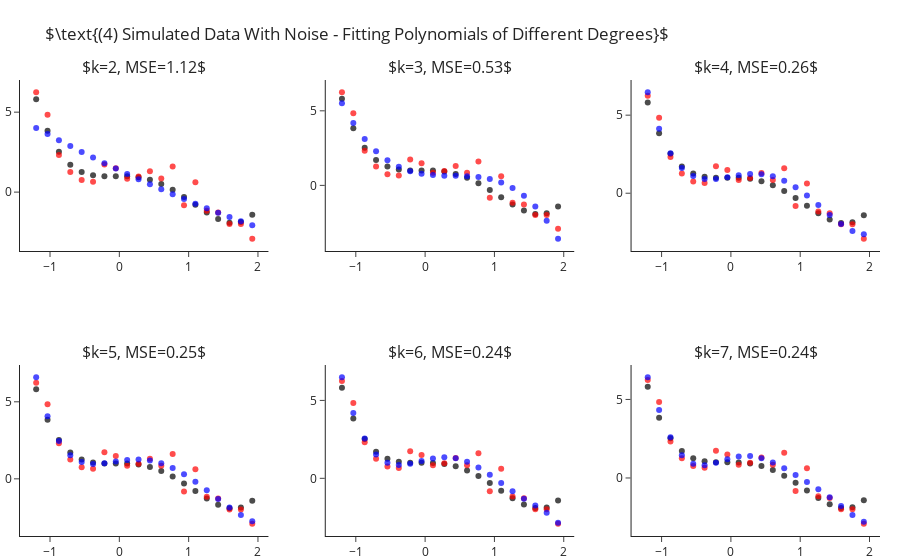

Source (notebook cell):
### Markdown cell above
## Fitting Polynomial Of Different Degrees - With Sample Noise

Still fitting for different values of $k$, let us add some standard Gaussian noise (i.e. $\mathcal{N}\left(0,1\right)$).
This time we observe two things:
- Even for the correct $k=4$ model we are not able to achieve zero MSE.
- As we increase $4<k\rightarrow 7$ we manage to decrease the error more and more.

### Code cell
y = y_ + np.random.normal(size=len(y_))

ks = range(2, 8)
fig = make_subplots(2, 3, subplot_titles=list(ks))
for i, k in enumerate(ks):
    r,c = i//3+1, i%3+1 
    
    y_hat = make_pipeline(PolynomialFeatures(k), LinearRegression(fit_intercept=False)).fit(X, y).predict(X)
    fig.add_traces([go.Scatter(x=x, y=y_, mode="markers", name="Real Points",  marker=dict(color="black", opacity=.7), showlegend=False),
                    go.Scatter(x=x, y=y, mode="markers", name="Observed Points",  marker=dict(color="red", opacity=.7), showlegend=False), 
                    go.Scatter(x=x, y=y_hat, mode="markers", name="Predicted Points",  marker=dict(color="blue", opacity=.7), showlegend=False)], rows=r, cols=c)
    fig["layout"]["annotations"][i]["text"] = rf"$k={{0}}, MSE={{1}}$".format(k, round(np.mean((y-y_hat)**2), 2))

fig.update_layout(title=r"$\text{(4) Simulated Data With Noise - Fitting Polynomials of Different Degrees}$", margin=dict(t=80)).show()

### Figure 1 — Plotly figure (JSON) as saved in the notebook; plotly's stock layout.template omitted (floating-point values rounded to 4 significant figures)
{"data": [{"marker": {"color": "black", "opacity": 0.7}, "mode": "markers", "name": "Real Points", "showlegend": false, "type": "scatter", "x": [-1.2, -1.036, -0.8718, -0.7077, -0.5436, -0.3795, -0.2154, -0.05128, 0.1128, 0.2769, 0.441, 0.6051, 0.7692, 0.9333, 1.097, 1.262, 1.426, 1.59, 1.754, 1.918], "xaxis": "x", "y": [5.81, 3.838, 2.523, 1.709, 1.261, 1.058, 0.9989, 0.999, 0.9909, 0.9251, 0.769, 0.5078, 0.1439, -0.3028, -0.7951, -1.278, -1.68, -1.912, -1.866, -1.418], "yaxis": "y"}, {"marker": {"color": "red", "opacity": 0.7}, "mode": "markers", "name": "Observed Points", "showlegend": false, "type": "scatter", "x": [-1.2, -1.036, -0.8718, -0.7077, -0.5436, -0.3795, -0.2154, -0.05128, 0.1128, 0.2769, 0.441, 0.6051, 0.7692, 0.9333, 1.097, 1.262, 1.426, 1.59, 1.754, 1.918], "xaxis": "x", "y": [6.242, 4.837, 2.317, 1.26, 0.755, 0.6546, 1.732, 1.49, 0.8431, 0.9714, 1.298, 0.8453, 1.607, -0.8235, 0.6187, -1.163, -1.279, -1.99, -1.99, -2.912], "yaxis": "y"}, {"marker": {"color": "blue", "opacity": 0.7}, "mode": "markers", "name": "Predicted Points", "showlegend": false, "type": "scatter", "x": [-1.2, -1.036, -0.8718, -0.7077, -0.5436, -0.3795, -0.2154, -0.05128, 0.1128, 0.2769, 0.441, 0.6051, 0.7692, 0.9333, 1.097, 1.262, 1.426, 1.59, 1.754, 1.918], "xaxis": "x", "y": [4.013, 3.628, 3.25, 2.88, 2.516, 2.16, 1.811, 1.47, 1.135, 0.8075, 0.4872, 0.1741, -0.1318, -0.4306, -0.7222, -1.007, -1.284, -1.554, -1.817, -2.073], "yaxis": "y"}, {"marker": {"color": "black", "opacity": 0.7}, "mode": "markers", "name": "Real Points", "showlegend": false, "type": "scatter", "x": [-1.2, -1.036, -0.8718, -0.7077, -0.5436, -0.3795, -0.2154, -0.05128, 0.1128, 0.2769, 0.441, 0.6051, 0.7692, 0.9333, 1.097, 1.262, 1.426, 1.59, 1.754, 1.918], "xaxis": "x2", "y": [5.81, 3.838, 2.523, 1.709, 1.261, 1.058, 0.9989, 0.999, 0.9909, 0.9251, 0.769, 0.5078, 0.1439, -0.3028, -0.7951, -1.278, -1.68, -1.912, -1.866, -1.418], "yaxis": "y2"}, {"marker": {"color": "red", "opacity": 0.7}, "mode": "markers", "name": "Observed Points", "showlegend": false, "type": "scatter", "x": [-1.2, -1.036, -0.8718, -0.7077, -0.5436, -0.3795, -0.2154, -0.05128, 0.1128, 0.2769, 0.441, 0.6051, 0.7692, 0.9333, 1.097, 1.262, 1.426, 1.59, 1.754, 1.918], "xaxis": "x2", "y": [6.242, 4.837, 2.317, 1.26, 0.755, 0.6546, 1.732, 1.49, 0.8431, 0.9714, 1.298, 0.8453, 1.607, -0.8235, 0.6187, -1.163, -1.279, -1.99, -1.99, -2.912], "yaxis": "y2"}, {"marker": {"color": "blue", "opacity": 0.7}, "mode": "markers", "name": "Predicted Points", "showlegend": false, "type": "scatter", "x": [-1.2, -1.036, -0.8718, -0.7077, -0.5436, -0.3795, -0.2154, -0.05128, 0.1128, 0.2769, 0.441, 0.6051, 0.7692, 0.9333, 1.097, 1.262, 1.426, 1.59, 1.754, 1.918], "xaxis": "x2", "y": [5.515, 4.181, 3.118, 2.295, 1.681, 1.244, 0.9542, 0.7798, 0.6901, 0.6541, 0.6407, 0.619, 0.558, 0.4266, 0.1939, -0.1712, -0.6996, -1.422, -2.37, -3.575], "yaxis": "y2"}, {"marker": {"color": "black", "opacity": 0.7}, "mode": "markers", "name": "Real Points", "showlegend": false, "type": "scatter", "x": [-1.2, -1.036, -0.8718, -0.7077, -0.5436, -0.3795, -0.2154, -0.05128, 0.1128, 0.2769, 0.441, 0.6051, 0.7692, 0.9333, 1.097, 1.262, 1.426, 1.59, 1.754, 1.918], "xaxis": "x3", "y": [5.81, 3.838, 2.523, 1.709, 1.261, 1.058, 0.9989, 0.999, 0.9909, 0.9251, 0.769, 0.5078, 0.1439, -0.3028, -0.7951, -1.278, -1.68, -1.912, -1.866, -1.418], "yaxis": "y3"}, {"marker": {"color": "red", "opacity": 0.7}, "mode": "markers", "name": "Observed Points", "showlegend": false, "type": "scatter", "x": [-1.2, -1.036, -0.8718, -0.7077, -0.5436, -0.3795, -0.2154, -0.05128, 0.1128, 0.2769, 0.441, 0.6051, 0.7692, 0.9333, 1.097, 1.262, 1.426, 1.59, 1.754, 1.918], "xaxis": "x3", "y": [6.242, 4.837, 2.317, 1.26, 0.755, 0.6546, 1.732, 1.49, 0.8431, 0.9714, 1.298, 0.8453, 1.607, -0.8235, 0.6187, -1.163, -1.279, -1.99, -1.99, -2.912], "yaxis": "y3"}, {"marker": {"color": "blue", "opacity": 0.7}, "mode": "markers", "name": "Predicted Points", "showlegend": false, "type": "scatter", "x": [-1.2, -1.036, -0.8718, -0.7077, -0.5436, -0.3795, -0.2154, -0.05128, 0.1128, 0.2769, 0.441, 0.6051, 0.7692, 0.9333, 1.097, 1.262, 1.426, 1.59, 1.754, 1.918], "xaxis": "x3", "y": [6.465, 4.131, 2.568, 1.608, 1.099, 0.9074, 0.9164, 1.026, 1.155, 1.236, 1.223, 1.084, 0.8045, 0.3889, -0.1429, -0.753, -1.387, -1.972, -2.42, -2.625], "yaxis": "y3"}, {"marker": {"color": "black", "opacity": 0.7}, "mode": "markers", "name": "Real Points", "showlegend": false, "type": "scatter", "x": [-1.2, -1.036, -0.8718, -0.7077, -0.5436, -0.3795, -0.2154, -0.05128, 0.1128, 0.2769, 0.441, 0.6051, 0.7692, 0.9333, 1.097, 1.262, 1.426, 1.59, 1.754, 1.918], "xaxis": "x4", "y": [5.81, 3.838, 2.523, 1.709, 1.261, 1.058, 0.9989, 0.999, 0.9909, 0.9251, 0.769, 0.5078, 0.1439, -0.3028, -0.7951, -1.278, -1.68, -1.912, -1.866, -1.418], "yaxis": "y4"}, {"marker": {"color": "red", "opacity": 0.7}, "mode": "markers", "name": "Observed Points", "showlegend": false, "type": "scatter", "x": [-1.2, -1.036, -0.8718, -0.7077, -0.5436, -0.3795, -0.2154, -0.05128, 0.1128, 0.2769, 0.441, 0.6051, 0.7692, 0.9333, 1.097, 1.262, 1.426, 1.59, 1.754, 1.918], "xaxis": "x4", "y": [6.242, 4.837, 2.317, 1.26, 0.755, 0.6546, 1.732, 1.49, 0.8431, 0.9714, 1.298, 0.8453, 1.607, -0.8235, 0.6187, -1.163, -1.279, -1.99, -1.99, -2.912], "yaxis": "y4"}, {"marker": {"color": "blue", "opacity": 0.7}, "mode": "markers", "name": "Predicted Points", "showlegend": false, "type": "scatter", "x": [-1.2, -1.036, -0.8718, -0.7077, -0.5436, -0.3795, -0.2154, -0.05128, 0.1128, 0.2769, 0.441, 0.6051, 0.7692, 0.9333, 1.097, 1.262, 1.426, 1.59, 1.754, 1.918], "xaxis": "x4", "y": [6.591, 4.058, 2.451, 1.528, 1.087, 0.9578, 1.005, 1.121, 1.225, 1.262, 1.197, 1.013, 0.7104, 0.3006, -0.1932, -0.7408, -1.307, -1.855, -2.347, -2.752], "yaxis": "y4"}, {"marker": {"color": "black", "opacity": 0.7}, "mode": "markers", "name": "Real Points", "showlegend": false, "type": "scatter", "x": [-1.2, -1.036, -0.8718, -0.7077, -0.5436, -0.3795, -0.2154, -0.05128, 0.1128, 0.2769, 0.441, 0.6051, 0.7692, 0.9333, 1.097, 1.262, 1.426, 1.59, 1.754, 1.918], "xaxis": "x5", "y": [5.81, 3.838, 2.523, 1.709, 1.261, 1.058, 0.9989, 0.999, 0.9909, 0.9251, 0.769, 0.5078, 0.1439, -0.3028, -0.7951, -1.278, -1.68, -1.912, -1.866, -1.418], "yaxis": "y5"}, {"marker": {"color": "red", "opacity": 0.7}, "mode": "markers", "name": "Observed Points", "showlegend": false, "type": "scatter", "x": [-1.2, -1.036, -0.8718, -0.7077, -0.5436, -0.3795, -0.2154, -0.05128, 0.1128, 0.2769, 0.441, 0.6051, 0.7692, 0.9333, 1.097, 1.262, 1.426, 1.59, 1.754, 1.918], "xaxis": "x5", "y": [6.242, 4.837, 2.317, 1.26, 0.755, 0.6546, 1.732, 1.49, 0.8431, 0.9714, 1.298, 0.8453, 1.607, -0.8235, 0.6187, -1.163, -1.279, -1.99, -1.99, -2.912], "yaxis": "y5"}, {"marker": {"color": "blue", "opacity": 0.7}, "mode": "markers", "name": "Predicted Points", "showlegend": false, "type": "scatter", "x": [-1.2, -1.036, -0.8718, -0.7077, -0.5436, -0.3795, -0.2154, -0.05128, 0.1128, 0.2769, 0.441, 0.6051, 0.7692, 0.9333, 1.097, 1.262, 1.426, 1.59, 1.754, 1.918], "xaxis": "x5", "y": [6.484, 4.188, 2.554, 1.528, 1.004, 0.8507, 0.9296, 1.11, 1.28, 1.357, 1.292, 1.068, 0.6996, 0.2255, -0.3004, -0.8239, -1.307, -1.751, -2.217, -2.859], "yaxis": "y5"}, {"marker": {"color": "black", "opacity": 0.7}, "mode": "markers", "name": "Real Points", "showlegend": false, "type": "scatter", "x": [-1.2, -1.036, -0.8718, -0.7077, -0.5436, -0.3795, -0.2154, -0.05128, 0.1128, 0.2769, 0.441, 0.6051, 0.7692, 0.9333, 1.097, 1.262, 1.426, 1.59, 1.754, 1.918], "xaxis": "x6", "y": [5.81, 3.838, 2.523, 1.709, 1.261, 1.058, 0.9989, 0.999, 0.9909, 0.9251, 0.769, 0.5078, 0.1439, -0.3028, -0.7951, -1.278, -1.68, -1.912, -1.866, -1.418], "yaxis": "y6"}, {"marker": {"color": "red", "opacity": 0.7}, "mode": "markers", "name": "Observed Points", "showlegend": false, "type": "scatter", "x": [-1.2, -1.036, -0.8718, -0.7077, -0.5436, -0.3795, -0.2154, -0.05128, 0.1128, 0.2769, 0.441, 0.6051, 0.7692, 0.9333, 1.097, 1.262, 1.426, 1.59, 1.754, 1.918], "xaxis": "x6", "y": [6.242, 4.837, 2.317, 1.26, 0.755, 0.6546, 1.732, 1.49, 0.8431, 0.9714, 1.298, 0.8453, 1.607, -0.8235, 0.6187, -1.163, -1.279, -1.99, -1.99, -2.912], "yaxis": "y6"}, {"marker": {"color": "blue", "opacity": 0.7}, "mode": "markers", "name": "Predicted Points", "showlegend": false, "type": "scatter", "x": [-1.2, -1.036, -0.8718, -0.7077, -0.5436, -0.3795, -0.2154, -0.05128, 0.1128, 0.2769, 0.441, 0.6051, 0.7692, 0.9333, 1.097, 1.262, 1.426, 1.59, 1.754, 1.918], "xaxis": "x6", "y": [6.41, 4.331, 2.589, 1.448, 0.9026, 0.8067, 0.9661, 1.198, 1.366, 1.392, 1.257, 0.9823, 0.6113, 0.189, -0.2564, -0.7226, -1.228, -1.786, -2.36, -2.786], "yaxis": "y6"}], "layout": {"annotations": [{"font": {"size": 16}, "showarrow": false, "text": "$k=2, MSE=1.12$", "x": 0.1444, "xanchor": "center", "xref": "paper", "y": 1, "yanchor": "bottom", "yref": "paper"}, {"font": {"size": 16}, "showarrow": false, "text": "$k=3, MSE=0.53$", "x": 0.5, "xanchor": "center", "xref": "paper", "y": 1, "yanchor": "bottom", "yref": "paper"}, {"font": {"size": 16}, "showarrow": false, "text": "$k=4, MSE=0.26$", "x": 0.8556, "xanchor": "center", "xref": "paper", "y": 1, "yanchor": "bottom", "yref": "paper"}, {"font": {"size": 16}, "showarrow": false, "text": "$k=5, MSE=0.25$", "x": 0.1444, "xanchor": "center", "xref": "paper", "y": 0.375, "yanchor": "bottom", "yref": "paper"}, {"font": {"size": 16}, "showarrow": false, "text": "$k=6, MSE=0.24$", "x": 0.5, "xanchor": "center", "xref": "paper", "y": 0.375, "yanchor": "bottom", "yref": "paper"}, {"font": {"size": 16}, "showarrow": false, "text": "$k=7, MSE=0.24$", "x": 0.8556, "xanchor": "center", "xref": "paper", "y": 0.375, "yanchor": "bottom", "yref": "paper"}], "margin": {"t": 80}, "title": {"text": "$\\text{(4) Simulated Data With Noise - Fitting Polynomials of Different Degrees}$"}, "xaxis": {"anchor": "y", "domain": [0, 0.2889]}, "xaxis2": {"anchor": "y2", "domain": [0.3556, 0.6444]}, "xaxis3": {"anchor": "y3", "domain": [0.7111, 1]}, "xaxis4": {"anchor": "y4", "domain": [0, 0.2889]}, "xaxis5": {"anchor": "y5", "domain": [0.3556, 0.6444]}, "xaxis6": {"anchor": "y6", "domain": [0.7111, 1]}, "yaxis": {"anchor": "x", "domain": [0.625, 1]}, "yaxis2": {"anchor": "x2", "domain": [0.625, 1]}, "yaxis3": {"anchor": "x3", "domain": [0.625, 1]}, "yaxis4": {"anchor": "x4", "domain": [0, 0.375]}, "yaxis5": {"anchor": "x5", "domain": [0, 0.375]}, "yaxis6": {"anchor": "x6", "domain": [0, 0.375]}}}
